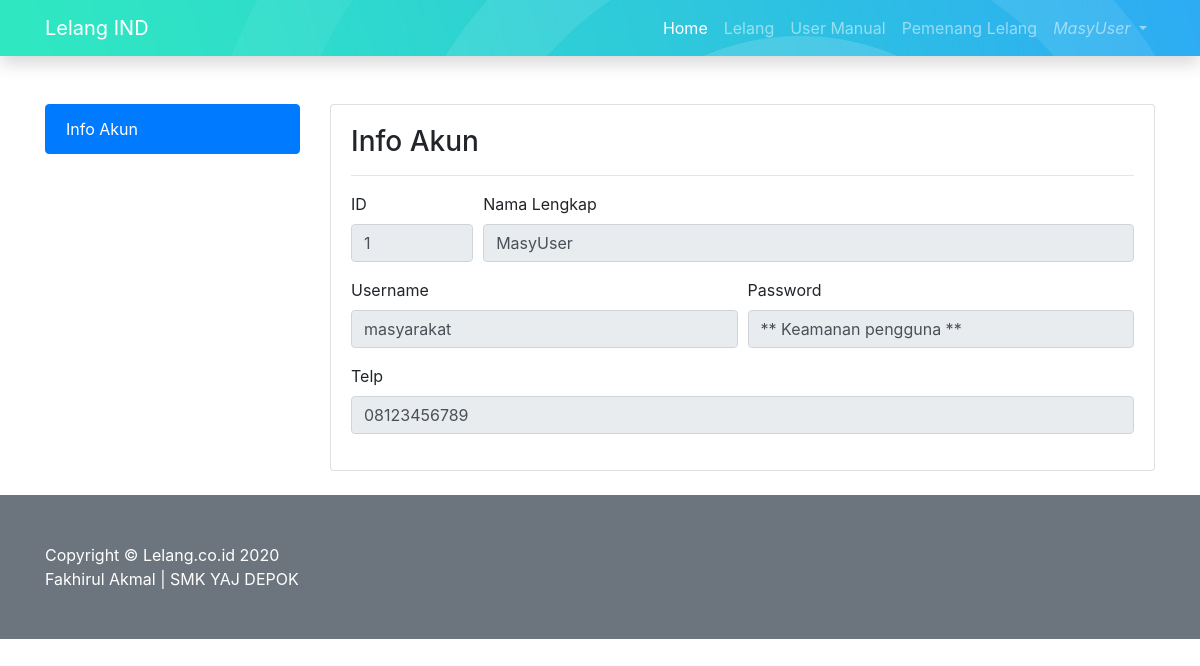
Page /index.php?page=akunmasyarakat (signed in) on the committed database.
### tables this page shows
CREATE TABLE `tb_masyarakat` (
  `id_user` int(11) NOT NULL,
  `nama_lengkap` varchar(25) NOT NULL,
  `username` varchar(25) NOT NULL,
  `password` varchar(500) NOT NULL,
  `telp` varchar(25) NOT NULL
);

### akunmasyarakat.php (the view, shortened to what this page needs)
<?php
	$koneksi = mysqli_connect('localhost', 'root', '', 'dblelang');
	$username = $_SESSION['username'];
	$query = mysqli_query($koneksi, "SELECT * FROM tb_masyarakat where username = '$username'");
	$row_akun = mysqli_fetch_array($query);
?>
  <div class="container">
    <div class="row">
      <div class="col-lg-3">
        <div class="list-group">
          <a href="#" class="list-group-item active">Info Akun</a>
        </div>
      </div>
      <div class="col-lg-9">
        <div class="card mt-4">
          <div class="card-body">
            <h3 class="card-title">Info Akun</h3>
            <hr>
            <div class="login">
        <form>
  <div class="form-row">
  	<div class="form-group col-md-2">
      <label>ID</label>
      <input type="text" class="form-control" value="<?php echo $row_akun['id_user'];?>" readonly>
    </div>
    <div class="form-group col-md-10">
      <label>Nama Lengkap</label>
      <input type="text" class="form-control" value="<?php echo $row_akun['nama_lengkap'];?>" readonly>
    </div>
    <div class="form-group col-md-6">
      <label>Username</label>
      <input type="text" class="form-control" value="<?php echo $row_akun['username'];?>" readonly>
    </div>
    <div class="form-group col-md-6">
      <label>Password</label>
      <input type="text" class="form-control" value="** Keamanan pengguna **" readonly>
    </div>
  </div>
  <div class="form-group">
    <label>Telp</label>
    <input type="tel" class="form-control" value="<?php echo $row_akun['telp'];?>" readonly>
  </div>
</form>
        </div>
          </div>
        </div>
      </div>
    </div>
  </div>

### index.php (shortened to what this page needs)
<?php
  $koneksi = mysqli_connect('localhost', 'root', '', 'dblelang');
  $username = $_SESSION['username'];
  $query = mysqli_query($koneksi, "SELECT * FROM tb_masyarakat where username = '$username'");
  $row_akun = mysqli_fetch_array($query);
?>
<!DOCTYPE html>
<html lang="en">
<head>
  <link href="vendor/bootstrap/css/bootstrap.min.css" rel="stylesheet">
  <link href="vendor/bootstrap/css/spin.css" rel="stylesheet">
  <link href="vendor/bootstrap/css/business-frontpage.css" rel="stylesheet">
</head>
<body onload="myFunction()" style="margin:0;">
<div style="display:none;" id="myDiv" class="animate-bottom">
  <nav class="navbar navbar-expand-lg navbar-dark bg-info fixed-top shadow" style="background: url(img/jumbotron.jpg);">
    <div class="container">
      <a class="navbar-brand" href="index.php">Lelang IND</a>
      <div class="collapse navbar-collapse" id="navbarResponsive">
        <ul class="navbar-nav ml-auto">
          <li class="nav-item active">
            <a class="nav-link" href="index.php">Home
            </a>
          </li>
          <li class="nav-item">
            <a class="nav-link" href="?page=lelang">Lelang</a>
          </li>
          <li class="nav-item">
            <a class="nav-link" href="?page=about">User Manual</a>
          </li>
        <?php
        if(isset($_SESSION['username'])) { ?>
          <li class="nav-item">
            <a class="nav-link" href="?page=lelang&perintah=pengumuman">Pemenang Lelang</a>
          </li>
          <li class="nav-item dropdown no-arrow">
          <a class="nav-link dropdown-toggle" href="#" id="userDropdown" level="button" data-toggle="dropdown" aria-haspopup="true" aria-expanded="false">
            <i class="fas fa-user-circle fa-fw"><?php echo $row_akun['nama_lengkap'];?></i>
          </a>
        </li>
      <?php } ?>
        </ul>
      </div>
    </div>
  </nav>
<br>
  <?php
      $page = $_GET['page'];
      if ($page == ""){
        include "home.php";
    }elseif ($page == "login"){
      include "login.php";
    }elseif ($page == "akunmasyarakat"){
      include "akunmasyarakat.php";
    }
  ?>
  <br>
  <footer class="py-5 bg-secondary" style="">
      <div class="container" style="">
        <p class="m-0 text-left text-white">Copyright &copy; Lelang.co.id 2020</p>
        <p class="m-0 text-left text-white">Fakhirul Akmal | SMK YAJ DEPOK</p>
      </div>
  </footer>
</body>
</html>

### rows in the picture
tb_masyarakat: nama_lengkap "MasyUser", id_user "1", username "masyarakat", telp "08123456789"
